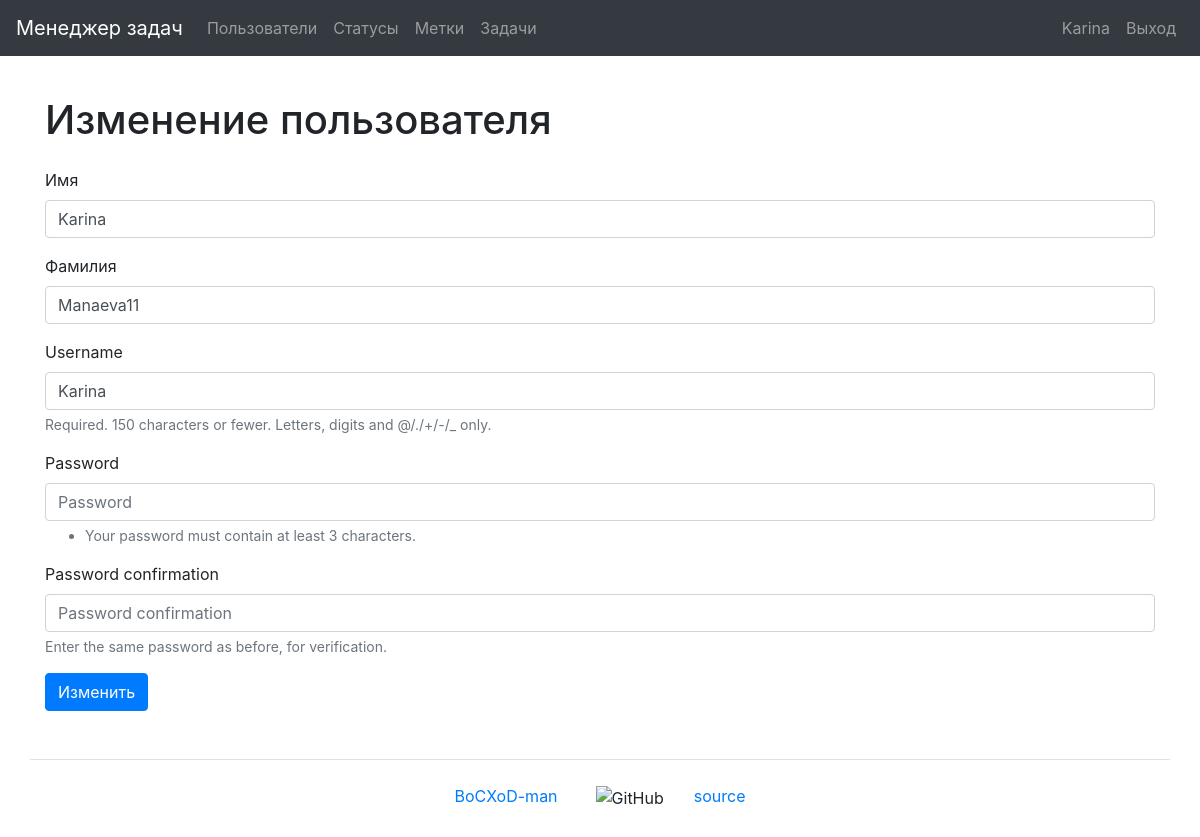
Before: /users/2/update/ (signed in) with the older database file.
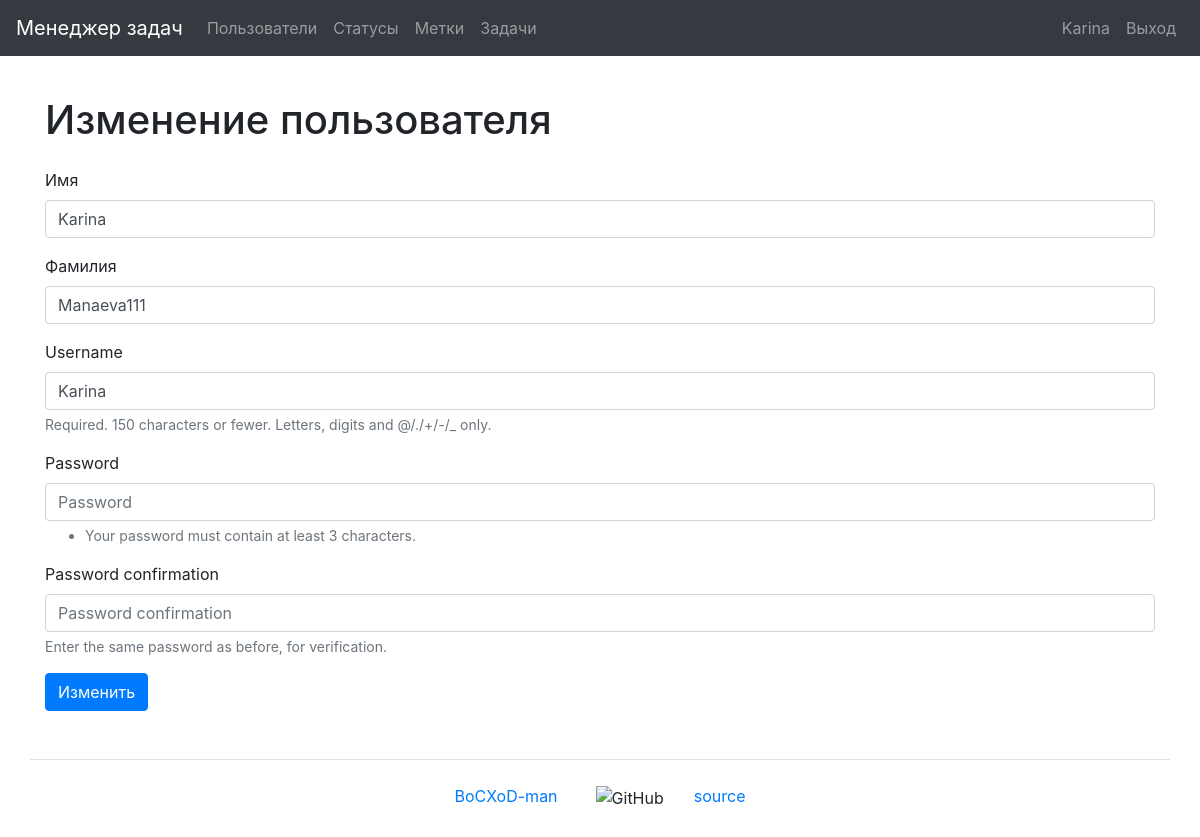
After: the same page with the newer database file.
### task_manager/users/models.py (models this page shows, shortened)
class User(AbstractUser):
    first_name = models.CharField(max_length=150)
    last_name = models.CharField(max_length=150)

### task_manager/users/views.py (the view, shortened to what this page needs)
# urls.py: path('<int:pk>/update/', UserUpdateView.as_view(), name='user_update'),
class UserUpdateView(AuthRequiredMixin,
                     UserPermissionMixin,
                     SuccessMessageMixin,
                     UpdateView):
    template_name = 'form.html'
    model = User
    form_class = UserForm
    success_url = reverse_lazy('users')
    success_message = _('User is successfully updated')
    permission_message = _('You have no rights to change another user.')
    permission_url = reverse_lazy('users')
    extra_context = {
        'title': _('Update user'),
        'button_text': _('Update'),
    }

### task_manager/users/forms.py (shortened to what this page needs)
class UserForm(UserCreationForm):
    first_name = forms.CharField(max_length=150,
                                 required=True,
                                 label=_("First name"))
    last_name = forms.CharField(max_length=150,
                                required=True,
                                label=_("Last name"))
    class Meta(UserCreationForm.Meta):
        model = User
        fields = ('first_name',
                  'last_name',
                  'username',
                  'password1',
                  'password2')
    def __init__(self, *args, **kwargs):
        super().__init__(*args, **kwargs)
        if self.instance:
            self.fields['username'].validators = []

### task_manager/mixins.py (called while the page is built)
    def dispatch(self, request, *args, **kwargs):
        if not request.user.is_authenticated:
            messages.error(request, self.auth_message)
            return redirect(reverse_lazy('login'))
        return super().dispatch(request, *args, **kwargs)

    def test_func(self):
        return self.get_object() == self.request.user

### task_manager/templates/form.html (shortened to what this page needs)
{% extends "base.html" %}
{% load bootstrap4 %}
{% load i18n %}
{% block content %}
    <h1 class="my-4">{{ title }}</h1>
    <form method="post">
        {% bootstrap_form form %}
        {% bootstrap_button button_text button_type="submit" button_class="btn btn-primary" %}
    </form>
{% endblock %}

### task_manager/templates/navbar.html (shortened to what this page needs)
{% load i18n %}
<nav class="navbar navbar-expand-md navbar-dark bg-dark mb-3">
    <a class="navbar-brand" href="{% url 'home' %}">{% trans "Task manager" %}</a>
    <div class="collapse navbar-collapse" id="navbarToggleExternalContent">
        <ul class="navbar-nav mr-auto">
            <li class="nav-item">
                <a class="nav-link" href="{% url 'users' %}">{% trans "Users" %}</a>
            </li>
            {% if user.is_authenticated %}
                <li class="nav-item">
                    <a class="nav-link" href="{% url 'statuses' %}">{% trans "Statuses" %}</a>
                </li>
                <li class="nav-item">
                    <a class="nav-link" href="{% url 'labels' %}">{% trans "Labels" %}</a>
                </li>
                <li class="nav-item">
                    <a class="nav-link" href="{% url 'tasks' %}">{% trans "Tasks" %}</a>
                </li>
            {% endif %}
        </ul>
        <ul class="navbar-nav">
            {% if user.is_authenticated %}
                <li class="nav-item">
                    <a class="nav-link" href="{% url 'user_update' user.id %}">{{ user.username }}</a>
                </li>
                <li class="nav-item">
                    <a class="nav-link" href="{% url 'logout' %}">{% trans "Log Out" %}</a>
                </li>
            {% endif %}
        </ul>
    </div>
</nav>

Changed rows visible on the page:
changed User "Karina": last_name "Manaeva11" → "Manaeva111"
